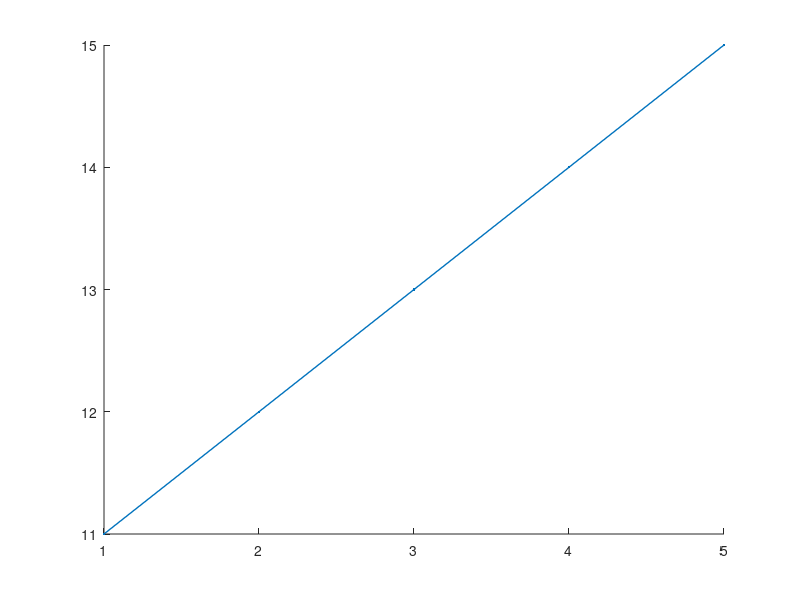

This chart was generated by the following MATLAB code: (Note: this script raises an error after producing the figure.)
xlim([1,5]);
hold('on');
h1a = plot(1:5,     11:15, '.-', 'LineWidth',1, 'DisplayName',' 0.5');
h1b = plot(1.5:5.5, 11:15, '.-', 'LineWidth',1, 'DisplayName',' 1.0', 'Color',h1a.Color);  % 100% opaque
h1a.Color(4) = 0.5;  % 50% transparent
h2a = plot(3:7,  15:-1:11, '.-r', 'LineWidth',1, 'DisplayName',' 0.3'); h2a.Color(4)=0.3;  % 70% transparent
h2b = plot(2:6,  15:-1:11, '.-r', 'LineWidth',1, 'DisplayName',' 0.7'); h2b.Color(4)=0.7;  % 30% transparent
h2c = plot(1:5,  15:-1:11, '.-r', 'LineWidth',1, 'DisplayName',' 1.0');  % 100% opaque = 0% transparent
legend('show','Location','west')